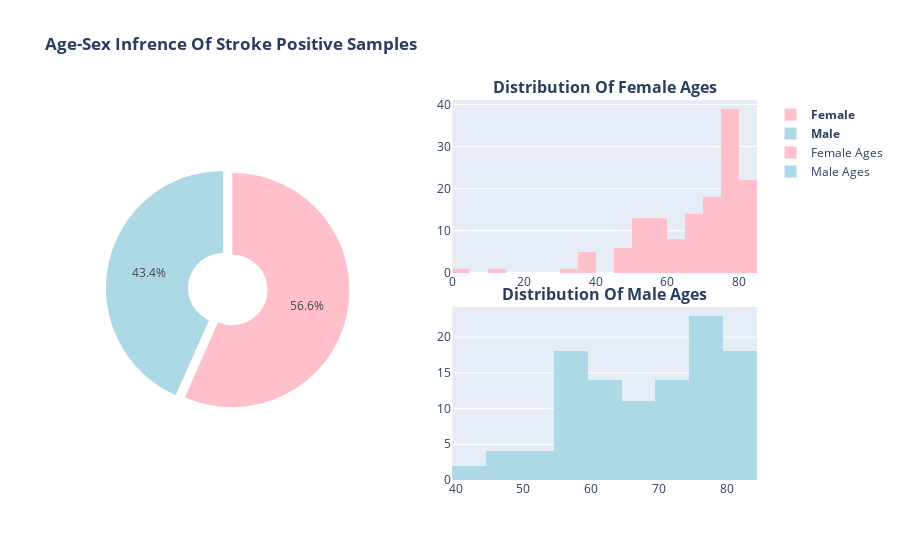

Notebook cell for this chart:
### Markdown cell above
### Analysis of Stroke Positive Population

### Code cell
stroke_population = s_data.query('stroke ==1').copy()

fig = make_subplots(
    rows=2, cols=2,subplot_titles=('','<b>Distribution Of Female Ages<b>','<b>Distribution Of Male Ages<b>','Residuals'),
    vertical_spacing=0.09,
    specs=[[{"type": "pie","rowspan": 2}       ,{"type": "histogram"}] ,
           [None                               ,{"type": "histogram"}]            ,                                      
          ]
)

fig.add_trace(
    go.Pie(values=stroke_population.gender.value_counts().values,labels=['<b>Female<b>','<b>Male<b>','<b>Other<b>'],hole=0.3,pull=[0,0.08,0.3],marker_colors=['pink','lightblue','green'],textposition='inside'),
    row=1, col=1
)

fig.add_trace(
    go.Histogram(
        x=stroke_population.query('gender=="Female"').age,marker= dict(color='pink'),name='Female Ages'
    ),
    row=1, col=2
)


fig.add_trace(
    go.Histogram(
        x=stroke_population.query('gender=="Male"').age,marker= dict(color='lightblue'),name='Male Ages'
    ),
    row=2, col=2
)


fig.update_layout(
    height=800,
    showlegend=True,
    title_text="<b>Age-Sex Infrence Of Stroke Positive Samples<b>",
)

fig.show()

### Figure 1 — Plotly figure (JSON) as saved in the notebook; plotly's stock layout.template omitted (floating-point values rounded to 4 significant figures; data arrays with more than 128 entries replaced by an {"elided": "..."} marker saying what was removed)
{"data": [{"domain": {"x": [0, 0.45], "y": [0, 1]}, "hole": 0.3, "labels": ["<b>Female<b>", "<b>Male<b>", "<b>Other<b>"], "marker": {"colors": ["pink", "lightblue", "green"]}, "pull": [0, 0.08, 0.3], "textposition": "inside", "type": "pie", "values": [141, 108]}, {"marker": {"color": "pink"}, "name": "Female Ages", "type": "histogram", "x": {"elided": "141 float values"}, "xaxis": "x", "yaxis": "y"}, {"marker": {"color": "lightblue"}, "name": "Male Ages", "type": "histogram", "x": [67, 80, 81, 74, 78, 64, 75, 57, 82, 71, 80, 58, 69, 59, 57, 42, 80, 48, 74, 58, 78, 54, 82, 60, 76, 81, 78, 63, 78, 73, 75, 78, 76, 59, 63, 80, 43, 59, 58, 54, 61, 47, 74, 81, 45, 58, 57, 64, 58, 79, 80, 71, 61, 74, 80, 56, 78, 82, 69, 76, 76, 82, 66, 65, 68, 68, 71, 78, 79, 81, 64, 72, 78, 81, 59, 61, 63, 63, 82, 61, 51, 59, 68, 59, 70, 69, 79, 74, 80, 54, 78, 78, 63, 78, 73, 81, 79, 49, 74, 78, 57, 77, 60, 66, 57, 68, 57, 71], "xaxis": "x2", "yaxis": "y2"}], "layout": {"annotations": [{"font": {"size": 16}, "showarrow": false, "text": "<b>Distribution Of Female Ages<b>", "x": 0.775, "xanchor": "center", "xref": "paper", "y": 1, "yanchor": "bottom", "yref": "paper"}, {"font": {"size": 16}, "showarrow": false, "text": "<b>Distribution Of Male Ages<b>", "x": 0.775, "xanchor": "center", "xref": "paper", "y": 0.455, "yanchor": "bottom", "yref": "paper"}], "autosize": true, "showlegend": true, "title": {"text": "<b>Age-Sex Infrence Of Stroke Positive Samples<b>"}, "xaxis": {"anchor": "y", "autorange": true, "domain": [0.55, 1], "range": [0, 85], "type": "linear"}, "xaxis2": {"anchor": "y2", "autorange": true, "domain": [0.55, 1], "range": [39.5, 84.5], "type": "linear"}, "yaxis": {"anchor": "x", "autorange": true, "domain": [0.545, 1], "range": [0, 41.05]}, "yaxis2": {"anchor": "x2", "autorange": true, "domain": [0, 0.455], "range": [0, 24.21]}}}
